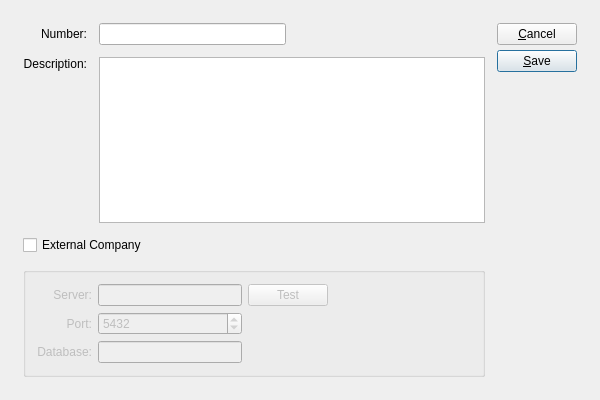
<ui version="4.0" >
 <author></author>
 <comment>This file is part of the xTuple ERP: PostBooks Edition, a free and
open source Enterprise Resource Planning software suite,
Copyright (c) 1999-2010 by OpenMFG LLC, d/b/a xTuple.
It is licensed to you under the Common Public Attribution License
version 1.0, the full text of which (including xTuple-specific Exhibits)
is available at www.xtuple.com/CPAL.  By using this software, you agree
to be bound by its terms.</comment>
 <class>company</class>
 <widget class="QDialog" name="company" >
  <property name="geometry" >
   <rect>
    <x>0</x>
    <y>0</y>
    <width>600</width>
    <height>400</height>
   </rect>
  </property>
  <property name="windowTitle" >
   <string>Company Number</string>
  </property>
  <layout class="QGridLayout" >
   <item row="0" column="0" >
    <layout class="QGridLayout" >
     <property name="leftMargin" >
      <number>12</number>
     </property>
     <property name="topMargin" >
      <number>12</number>
     </property>
     <property name="rightMargin" >
      <number>12</number>
     </property>
     <property name="bottomMargin" >
      <number>12</number>
     </property>
     <property name="horizontalSpacing" >
      <number>12</number>
     </property>
     <property name="verticalSpacing" >
      <number>12</number>
     </property>
     <item row="0" column="0" >
      <widget class="QLabel" name="_numberLit" >
       <property name="text" >
        <string>Number:</string>
       </property>
       <property name="alignment" >
        <set>Qt::AlignRight|Qt::AlignTrailing|Qt::AlignVCenter</set>
       </property>
       <property name="buddy" >
        <cstring>_number</cstring>
       </property>
      </widget>
     </item>
     <item row="0" column="1" >
      <widget class="XLineEdit" name="_number" />
     </item>
     <item row="0" column="2" >
      <spacer>
       <property name="orientation" >
        <enum>Qt::Horizontal</enum>
       </property>
       <property name="sizeType" >
        <enum>QSizePolicy::Expanding</enum>
       </property>
       <property name="sizeHint" >
        <size>
         <width>51</width>
         <height>10</height>
        </size>
       </property>
      </spacer>
     </item>
     <item rowspan="4" row="0" column="3" >
      <layout class="QVBoxLayout" >
       <property name="spacing" >
        <number>5</number>
       </property>
       <item>
        <widget class="QPushButton" name="_close" >
         <property name="text" >
          <string>&amp;Cancel</string>
         </property>
        </widget>
       </item>
       <item>
        <widget class="QPushButton" name="_save" >
         <property name="text" >
          <string>&amp;Save</string>
         </property>
         <property name="default" >
          <bool>true</bool>
         </property>
        </widget>
       </item>
       <item>
        <spacer>
         <property name="orientation" >
          <enum>Qt::Vertical</enum>
         </property>
         <property name="sizeType" >
          <enum>QSizePolicy::Expanding</enum>
         </property>
         <property name="sizeHint" >
          <size>
           <width>20</width>
           <height>20</height>
          </size>
         </property>
        </spacer>
       </item>
      </layout>
     </item>
     <item row="1" column="0" >
      <widget class="QLabel" name="_descripLit" >
       <property name="text" >
        <string>Description:</string>
       </property>
       <property name="alignment" >
        <set>Qt::AlignRight|Qt::AlignTop|Qt::AlignTrailing</set>
       </property>
       <property name="buddy" >
        <cstring>_descrip</cstring>
       </property>
      </widget>
     </item>
     <item row="1" column="1" colspan="2" >
      <widget class="XTextEdit" name="_descrip" />
     </item>
     <item row="2" column="0" colspan="3" >
      <widget class="QCheckBox" name="_external" >
       <property name="text" >
        <string>External Company</string>
       </property>
      </widget>
     </item>
     <item row="3" column="0" colspan="3" >
      <widget class="QGroupBox" name="_authGroup" >
       <property name="enabled" >
        <bool>false</bool>
       </property>
       <property name="title" >
        <string/>
       </property>
       <layout class="QGridLayout" >
        <item row="0" column="0" >
         <widget class="QLabel" name="_extServerLit" >
          <property name="text" >
           <string>Server:</string>
          </property>
          <property name="alignment" >
           <set>Qt::AlignRight|Qt::AlignTrailing|Qt::AlignVCenter</set>
          </property>
          <property name="buddy" >
           <cstring>_extServer</cstring>
          </property>
         </widget>
        </item>
        <item row="1" column="0" >
         <widget class="QLabel" name="_extPortLit" >
          <property name="text" >
           <string>Port:</string>
          </property>
          <property name="alignment" >
           <set>Qt::AlignRight|Qt::AlignTrailing|Qt::AlignVCenter</set>
          </property>
          <property name="buddy" >
           <cstring>_extPort</cstring>
          </property>
         </widget>
        </item>
        <item row="2" column="0" >
         <widget class="QLabel" name="_extDBLit" >
          <property name="text" >
           <string>Database:</string>
          </property>
          <property name="alignment" >
           <set>Qt::AlignRight|Qt::AlignTrailing|Qt::AlignVCenter</set>
          </property>
          <property name="buddy" >
           <cstring>_extDB</cstring>
          </property>
         </widget>
        </item>
        <item row="0" column="1" >
         <widget class="XLineEdit" name="_extServer" />
        </item>
        <item row="2" column="1" >
         <widget class="XLineEdit" name="_extDB" />
        </item>
        <item row="0" column="2" >
         <widget class="QPushButton" name="_extTest" >
          <property name="text" >
           <string>Test</string>
          </property>
         </widget>
        </item>
        <item row="1" column="1" >
         <widget class="QSpinBox" name="_extPort" >
          <property name="minimum" >
           <number>1024</number>
          </property>
          <property name="maximum" >
           <number>65535</number>
          </property>
          <property name="value" >
           <number>5432</number>
          </property>
         </widget>
        </item>
        <item row="0" column="3" >
         <spacer>
          <property name="orientation" >
           <enum>Qt::Horizontal</enum>
          </property>
          <property name="sizeHint" >
           <size>
            <width>40</width>
            <height>20</height>
           </size>
          </property>
         </spacer>
        </item>
       </layout>
      </widget>
     </item>
    </layout>
   </item>
  </layout>
 </widget>
 <layoutdefault spacing="6" margin="11" />
 <pixmapfunction>qPixmapFromMimeSource</pixmapfunction>
 <customwidgets>
  <customwidget>
   <class>XLineEdit</class>
   <extends>QLineEdit</extends>
   <header>xlineedit.h</header>
  </customwidget>
  <customwidget>
   <class>XTextEdit</class>
   <extends>QTextEdit</extends>
   <header>xtextedit.h</header>
  </customwidget>
 </customwidgets>
 <tabstops>
  <tabstop>_number</tabstop>
  <tabstop>_descrip</tabstop>
  <tabstop>_authGroup</tabstop>
  <tabstop>_extServer</tabstop>
  <tabstop>_extPort</tabstop>
  <tabstop>_extDB</tabstop>
  <tabstop>_extTest</tabstop>
  <tabstop>_save</tabstop>
  <tabstop>_close</tabstop>
 </tabstops>
 <resources/>
 <connections>
  <connection>
   <sender>_close</sender>
   <signal>clicked()</signal>
   <receiver>company</receiver>
   <slot>reject()</slot>
   <hints>
    <hint type="sourcelabel" >
     <x>375</x>
     <y>32</y>
    </hint>
    <hint type="destinationlabel" >
     <x>20</x>
     <y>20</y>
    </hint>
   </hints>
  </connection>
  <connection>
   <sender>_external</sender>
   <signal>toggled(bool)</signal>
   <receiver>_authGroup</receiver>
   <slot>setEnabled(bool)</slot>
   <hints>
    <hint type="sourcelabel" >
     <x>60</x>
     <y>151</y>
    </hint>
    <hint type="destinationlabel" >
     <x>62</x>
     <y>203</y>
    </hint>
   </hints>
  </connection>
 </connections>
</ui>
